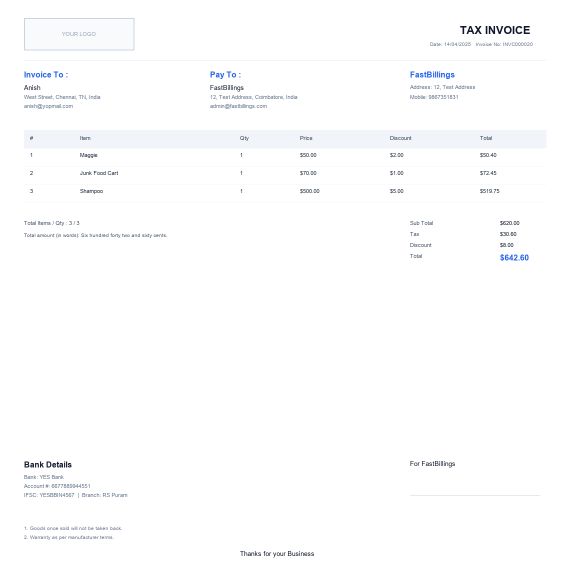
#> input picture fastbillings-frontend/src/assets/invoices/invoice-1.png, 1140 x 1140 px, given in place of 3696_x_1152_px___4_-fb881330-e471-4677-b6a8-91d3f2787c05.png, which was not available (shown at 1/2 size); the run also reads 1 picture not shown here
$ python update-brand-logos.py
#> lines starting #> are read from the running program, lines starting #| are printed output that depends on the picture; pictures that were not available may be replaced by others from this repository, and a replacement may not be noted
from PIL import Image, ImageDraw, ImageFont
from pathlib import Path

assets = Path(r"C:\Users\Sachin Ughade\.cursor\projects\d-fastbillings-com\assets")
light = Image.open(
    assets
    / "c__Users_Sachin_Ughade_AppData_Roaming_Cursor_User_workspaceStorage_0c91c2a225761f8158fda00edd721556_images_Untitled__3696_x_1152_px___4_-fb881330-e471-4677-b6a8-91d3f2787c05.png"
).convert("RGBA")
dark = Image.open(
    assets
    / "c__Users_Sachin_Ughade_AppData_Roaming_Cursor_User_workspaceStorage_0c91c2a225761f8158fda00edd721556_images_Untitled__3696_x_1152_px___5_-a0738f11-1ca1-491c-ae4f-6c3b98832478.png"
).convert("RGBA")
iconish = Image.open(
    assets
    / "c__Users_Sachin_Ughade_AppData_Roaming_Cursor_User_workspaceStorage_0c91c2a225761f8158fda00edd721556_images_Untitled__3696_x_1152_px___1_-1f3a1b84-e327-421a-b3a5-d05b24607982.png"
).convert("RGBA")

print("light", light.size, "dark", dark.size, "icon", iconish.size)
#| light (1140, 1140) dark (1140, 1140) icon (1140, 1140)

frontend_brand = Path(r"d:\fastbillings.com\fastbillings-frontend\public\brand")
admin_brand = Path(r"d:\fastbillings.com\fastbillings-admin\public\brand")
inv_dir = Path(r"d:\fastbillings.com\fastbillings-frontend\src\assets\invoices")
frontend_brand.mkdir(parents=True, exist_ok=True)
admin_brand.mkdir(parents=True, exist_ok=True)


def trim_light(img, bg_threshold=245):
#> called with bg_threshold = 245
    px = img.load()
    w, h = img.size
#> w = 1140; h = 1140
    minx, miny, maxx, maxy = w, h, 0, 0
#> minx = 1140; miny = 1140; maxx = 0; maxy = 0
    found = False
    for y in range(h):
        for x in range(w):
            r, g, b, a = px[x, y]
            if a < 10:
                continue
            if r > bg_threshold and g > bg_threshold and b > bg_threshold:
                continue
            found = True
            minx = min(minx, x)
            miny = min(miny, y)
            maxx = max(maxx, x)
            maxy = max(maxy, y)
    if not found:
        return img
    pad = 8
    return img.crop(
        (max(0, minx - pad), max(0, miny - pad), min(w, maxx + 1 + pad), min(h, maxy + 1 + pad))
    )


def trim_dark(img):
    px = img.load()
    w, h = img.size
#> w = 1140; h = 1140
    minx, miny, maxx, maxy = w, h, 0, 0
#> minx = 1140; miny = 1140; maxx = 0; maxy = 0
    found = False
    for y in range(h):
        for x in range(w):
            r, g, b, a = px[x, y]
            if a < 10:
                continue
            if r < 25 and g < 35 and b < 50:
                continue
            found = True
            minx = min(minx, x)
            miny = min(miny, y)
            maxx = max(maxx, x)
            maxy = max(maxy, y)
    if not found:
        return img
    pad = 8
    return img.crop(
        (max(0, minx - pad), max(0, miny - pad), min(w, maxx + 1 + pad), min(h, maxy + 1 + pad))
    )


light_t = trim_light(light)
dark_t = trim_dark(dark)
icon_t = trim_dark(iconish)
print("trimmed light", light_t.size, "dark", dark_t.size, "icon", icon_t.size)
#| trimmed light (1061, 1095) dark (1140, 1140) icon (1140, 1140)

cw, ch = light_t.size
#> cw = 1061; ch = 1095
compact = light_t.crop((0, 0, cw, int(ch * 0.62)))
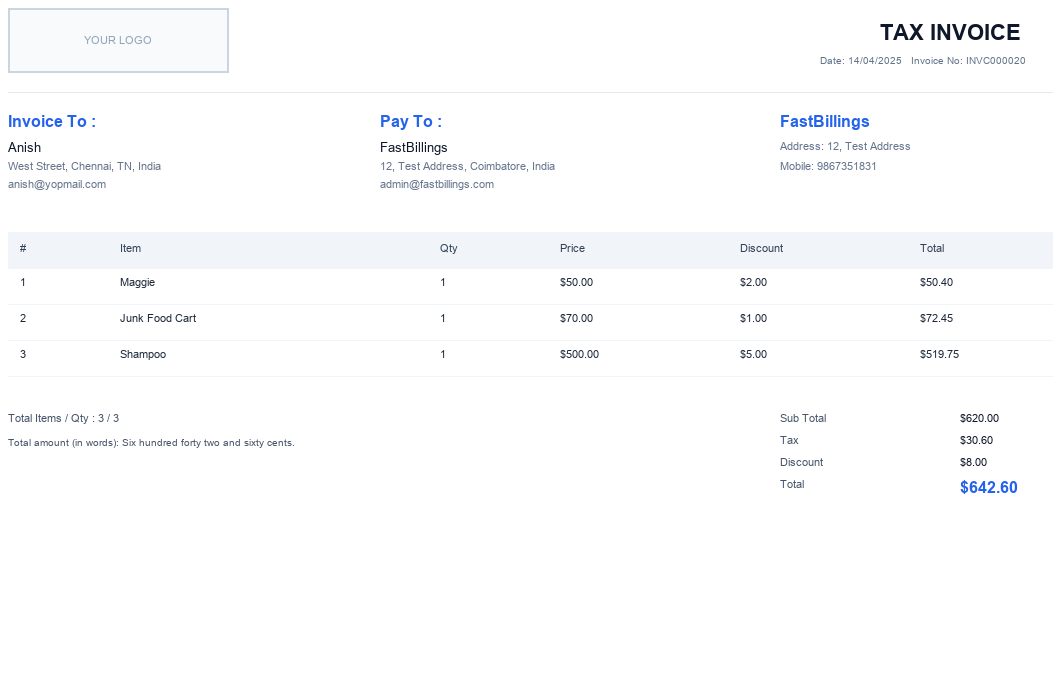
#> compact: PIL image 1061x678 RGBA; mean R, G, B, A 251.7, 252.2, 253, 255
compact = trim_light(compact)
#> call 2 of trim_light, with bg_threshold = 245
#> in trim_light (call 2), `return img.crop( (max(0, minx - pad), max(0, miny - pad), min(w, maxx ..`:
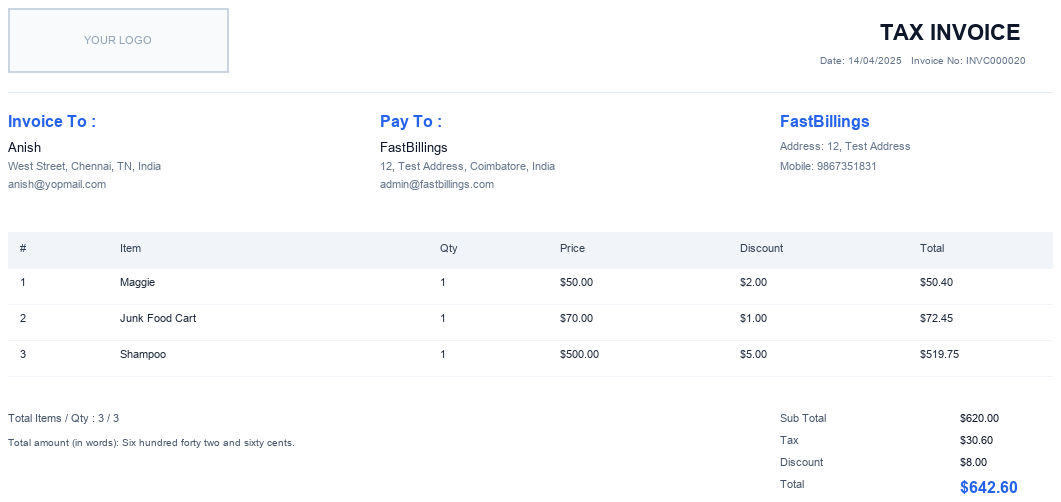
#> returned value: PIL image 1061x502 RGBA; mean R, G, B, A 250.5, 251.2, 252.3, 255
print("compact", compact.size)
#| compact (1061, 502)

iw = int(compact.size[0] * 0.28)
#> iw = 297
mark = trim_light(compact.crop((0, 0, iw, compact.size[1])))
#> call 3 of trim_light, with bg_threshold = 245
#> in trim_light (call 3), `return img.crop( (max(0, minx - pad), max(0, miny - pad), min(w, maxx ..`:
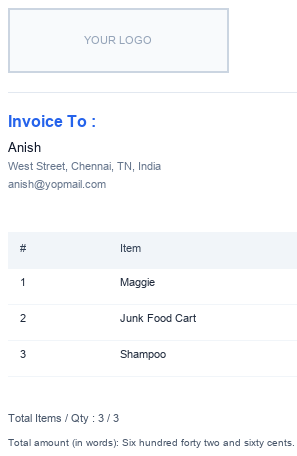
#> returned value: PIL image 297x456 RGBA; mean R, G, B, A 249.1, 250.2, 251.5, 255
print("mark", mark.size)
#| mark (297, 456)


def save(img, path):
    img.convert("RGBA").save(path)
    print("saved", path, img.size)
#| saved d:\fastbillings.com\fastbillings-frontend\public\brand/fastbillings-logo-light.png (1061, 1095)
#| saved d:\fastbillings.com\fastbillings-frontend\public\brand/fastbillings-logo-dark.png (1140, 1140)
#| saved d:\fastbillings.com\fastbillings-frontend\public\brand/fastbillings-logo-compact.png (1061, 502)
#| saved d:\fastbillings.com\fastbillings-frontend\public\brand/fastbillings-logo-icon.png (1140, 1140)


save(light_t, frontend_brand / "fastbillings-logo-light.png")
save(dark_t, frontend_brand / "fastbillings-logo-dark.png")
save(compact, frontend_brand / "fastbillings-logo-compact.png")
save(icon_t, frontend_brand / "fastbillings-logo-icon.png")

fs = 256
favicon = Image.new("RGBA", (fs, fs), (255, 255, 255, 0))
mark_r = mark.copy()
mark_r.thumbnail((fs - 24, fs - 24), Image.Resampling.LANCZOS)
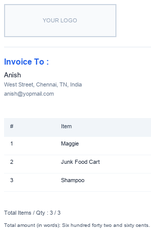
#> mark_r: PIL image 151x232 RGBA; mean R, G, B, A 248.9, 249.9, 251.3, 255
favicon.paste(mark_r, ((fs - mark_r.size[0]) // 2, (fs - mark_r.size[1]) // 2), mark_r)
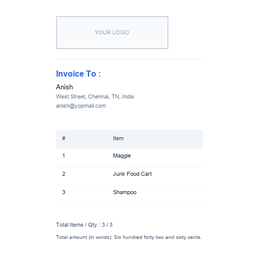
#> favicon: PIL image 256x256 RGBA; mean R, G, B, A 251.7, 252.3, 253, 136.3; transparent parts drawn white
favicon.save(frontend_brand / "favicon.png")
print("favicon saved")

for name in [
    "fastbillings-logo-light.png",
    "fastbillings-logo-dark.png",
    "fastbillings-logo-compact.png",
    "fastbillings-logo-icon.png",
    "favicon.png",
]:
    (admin_brand / name).write_bytes((frontend_brand / name).read_bytes())

Path(r"d:\fastbillings.com\fastbillings-frontend\src\assets\images\logo.png").write_bytes(
    (frontend_brand / "fastbillings-logo-light.png").read_bytes()
)
Path(r"d:\fastbillings.com\fastbillings-frontend\public\landing\assets\img\logo.png").write_bytes(
    (frontend_brand / "fastbillings-logo-light.png").read_bytes()
)


def patch_invoice(path: Path, is_dark=False):
#> called with is_dark = False
    img = Image.open(path).convert("RGBA")
    w, h = img.size
    draw = ImageDraw.Draw(img)
    max_w = int(w * 0.22)
    lx, ly = int(w * 0.05), int(h * 0.045)

    if is_dark:
        draw.rectangle([int(w * 0.04), int(h * 0.04), int(w * 0.30), int(h * 0.12)], fill=(31, 41, 55, 255))
        inv_logo = dark_t.copy()
    else:
        draw.rectangle(
            [int(w * 0.04), int(h * 0.035), int(w * 0.30), int(h * 0.12)], fill=(255, 255, 255, 255)
        )
        inv_logo = compact.copy()
        for box in [
            (int(w * 0.72), int(h * 0.12), int(w * 0.95), int(h * 0.155)),
            (int(w * 0.38), int(h * 0.155), int(w * 0.55), int(h * 0.185)),
            (int(w * 0.70), int(h * 0.78), int(w * 0.88), int(h * 0.805)),
        ]:
            draw.rectangle(list(box), fill=(255, 255, 255, 255))
        try:
            font = ImageFont.truetype("arial.ttf", max(12, int(h * 0.018)))
            font_sm = ImageFont.truetype("arial.ttf", max(10, int(h * 0.014)))
        except Exception:
            font = ImageFont.load_default()
            font_sm = font
        draw.text((int(w * 0.72), int(h * 0.12)), "FastBillings", fill=(0, 102, 255, 255), font=font)
        draw.text((int(w * 0.38), int(h * 0.155)), "FastBillings", fill=(17, 24, 39, 255), font=font_sm)
        draw.text((int(w * 0.70), int(h * 0.78)), "For FastBillings", fill=(55, 65, 81, 255), font=font_sm)

    inv_logo.thumbnail((max_w, int(max_w * 0.4)), Image.Resampling.LANCZOS)
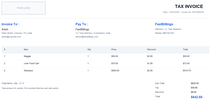
#> inv_logo: PIL image 211x100 RGBA; mean R, G, B, A 250.3, 251, 252.1, 255
    img.paste(inv_logo, (lx, ly), inv_logo)
    img.convert("RGB").save(path, quality=92)
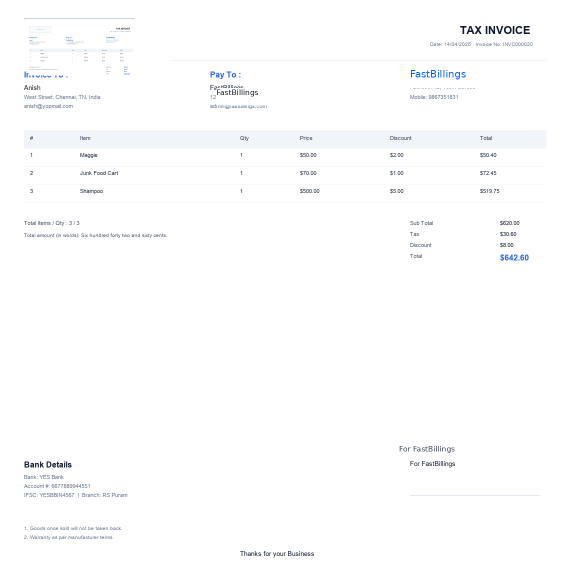
#> saved as invoice-1.png: PIL image 1140x1140 RGB (shown at 1/2 size); mean R, G, B 252.8, 253.1, 253.5
    print("patched", path.name, img.size)
#| patched invoice-1.png (1140, 1140)


for i in range(1, 5):
#> (the run stopped early here; a loop or call above may not have finished)
